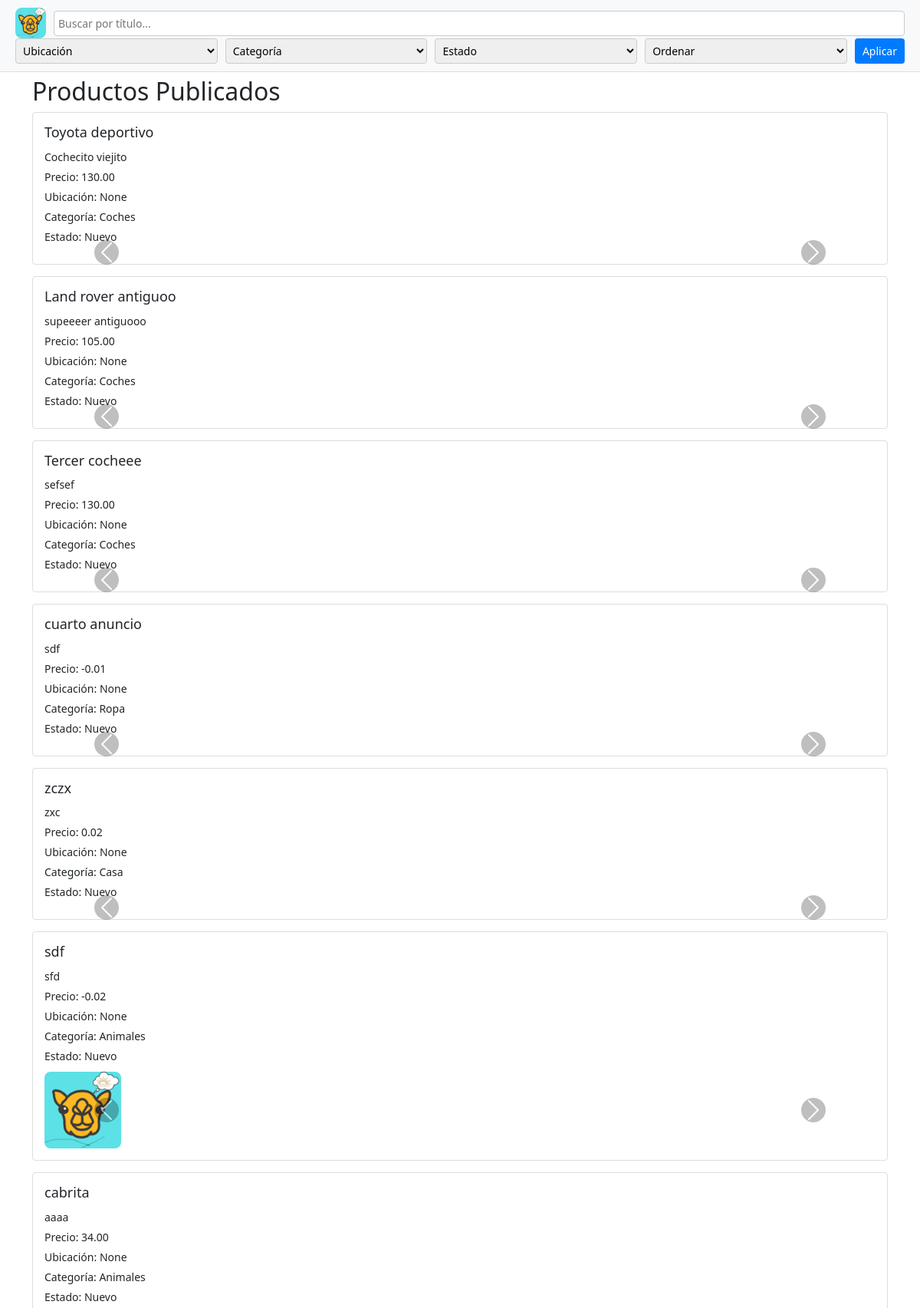
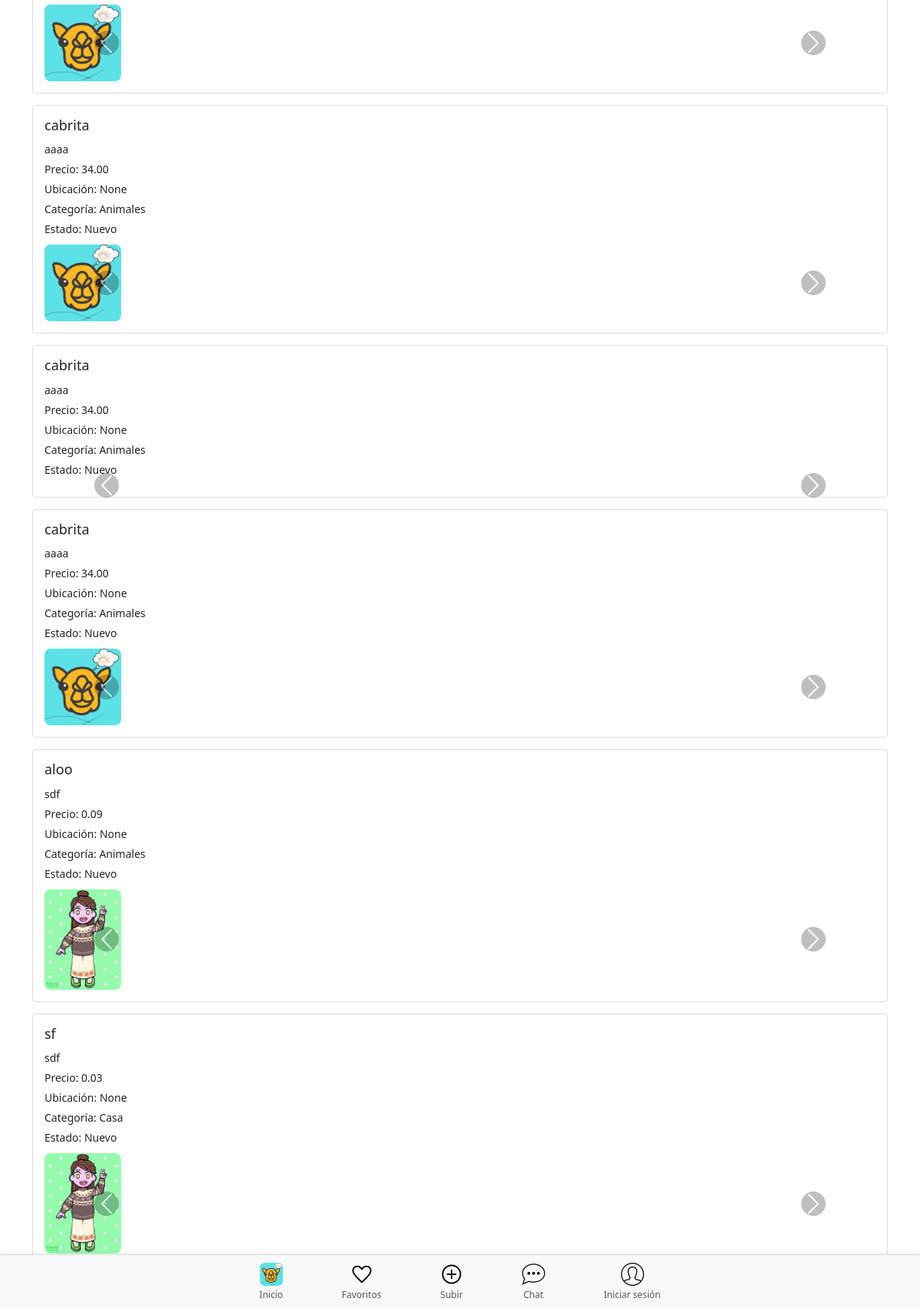
The page / on the database its author committed (2 pictures, top to bottom).
### anuncios/models.py (models this page shows, shortened)
class Producto(models.Model):
    titulo = models.CharField(max_length=200)
    descripcion = models.TextField()
    precio = models.DecimalField(max_digits=10, decimal_places=2)
    categoria = models.ForeignKey(Categoria, on_delete=models.CASCADE)
    usuario = models.ForeignKey(User, on_delete=models.CASCADE)
    ubicacion = models.CharField(
        max_length=200,
        choices=[
            ('Campamentos Saharauis', 'Campamentos Saharauis'),
            ('Tindouf', 'Tindouf'),
            ('Mauritania', 'Mauritania'),
            ('España', 'España')  # Solo estas opciones estarán disponibles
        ],
        blank=True,
        null=True
    )
    estado = models.CharField(
        max_length=15,
        choices=[
            ('Nuevo', 'Nuevo'),
            ('Segunda mano', 'Segunda mano')
        ],
        default='Nuevo'
    )
    fecha_publicacion = models.DateTimeField(
        auto_now_add=True
    )  # Campo de fecha

class Categoria(models.Model):
    nombre = models.CharField(max_length=100)

class Imagen(models.Model):
    producto = models.ForeignKey(
        Producto, on_delete=models.CASCADE, related_name='imagenes'
    )
    imagen = models.ImageField(upload_to='productos/')

### anuncios/views.py (the view)
# urls.py: path('', views.home, name='home'),  # Página principal de la app
def home(request):
    query = request.GET.get('q', '')  # Texto de búsqueda
    ubicacion = request.GET.get('ubicacion', '')  # Filtro por ubicación
    categoria_id = request.GET.get('categoria', '')  # Filtro por categoría
    estado = request.GET.get('estado', '')  # Filtro por estado
    orden = request.GET.get('orden', '')  # Filtro de orden
    productos = Producto.objects.prefetch_related('imagenes').all()
    if query:
        productos = productos.filter(titulo__icontains=query)
    if ubicacion:
        productos = productos.filter(ubicacion=ubicacion)
    if categoria_id:
        productos = productos.filter(categoria_id=categoria_id)
    if estado:
        productos = productos.filter(estado=estado)
    if orden == "precio_asc":
        productos = productos.order_by('precio')
    elif orden == "precio_desc":
        productos = productos.order_by('-precio')
    elif orden == "reciente":
        productos = productos.order_by('-fecha_publicacion')
    categorias = Categoria.objects.all()
    context = {
        'productos': productos,  # Lista de productos filtrados
        'query': query,  # Texto de búsqueda actual
        'ubicacion': ubicacion,  # Ubicación seleccionada
        'categoria_id': categoria_id,  # Categoría seleccionada
        'estado': estado,  # Estado seleccionado
        'orden': orden,  # Orden seleccionado
        'categorias': categorias,  # Todas las categorías disponibles
    }
    return render(request, 'home.html', context)

### templates/home.html (shortened to what this page needs)
<!DOCTYPE html>
<html lang="en">
<head>
    {% load static %}
    <link rel="stylesheet" href="{% static 'css/styles.css' %}">
    <link href="https://cdn.jsdelivr.net/npm/bootstrap@5.3.0-alpha1/dist/css/bootstrap.min.css" rel="stylesheet">
</head>
<body>
    <header id="header" class="header">
        <form method="get" action="" class="search-filters-form">
            <div class="row-top">
                <a href="/" class="logo">
                    <img src="{% static 'images/logo.png' %}" alt="logo">
                </a>
                <input type="text" name="q" placeholder="Buscar por título..." value="{{ query }}" class="search-input">
            </div>
            <div class="row-bottom">
                <select name="ubicacionn" class="custom-select">
                    <option value="">Ubicación</option>
                </select>
                <select name="categoria" class="custom-select">
                    <option value="">Categoría</option>
                </select>
                <select name="estado" class="custom-select">
                    <option value="">Estado</option>
                </select>
                <select name="orden" class="custom-select">
                    <option value="">Ordenar</option>
                </select>
                <button type="submit" class="apply-filters">Aplicar</button>
            </div>
        </form>
    </header>
    <main>
        <div class="container">
            <h2>Productos Publicados</h2>
            <div class="productos">
                {% if productos %}
                    {% for producto in productos %}
                    <div class="producto">
                        <h3>{{ producto.titulo }}</h3>
                        <p>{{ producto.descripcion }}</p>
                        <p>Precio: {{ producto.precio }}</p>
                        <p>Ubicación: {{ producto.ubicacion }}</p>
                        <p>Categoría: {{ producto.categoria.nombre }}</p>
                        <p>Estado: {{ producto.estado }}</p>
                        <div id="carousel{{ producto.id }}" class="carousel slide" data-bs-ride="carousel">
                            <div class="carousel-inner">
                                {% for imagen in producto.imagenes.all %}
                                <div class="carousel-item {% if forloop.first %}active{% endif %}">
                                    <img src="{{ imagen.imagen.url }}" class="d-block w-100" alt="{{ producto.titulo }}">
                                </div>
                                {% endfor %}
                            </div>
                            <button class="carousel-control-prev" type="button" data-bs-target="#carousel{{ producto.id }}" data-bs-slide="prev">
                                <span class="carousel-control-prev-icon" aria-hidden="true"></span>
                            </button>
                            <button class="carousel-control-next" type="button" data-bs-target="#carousel{{ producto.id }}" data-bs-slide="next">
                                <span class="carousel-control-next-icon" aria-hidden="true"></span>
                            </button>
                        </div>
                    </div>
                    {% endfor %}
                {% else %}
                    <p>No se encontraron productos.</p>
                {% endif %}
            </div>
        </div>
    </main>
    <footer class="footer">
        <div class="footer-icons">
            <a href="/" class="footer-icon">
                <img src="{% static 'images/icons/home.png' %}" alt="Inicio">
                <span>Inicio</span>
            </a>
            <a href="#" class="footer-icon">
                <img src="{% static 'images/icons/favorites.png' %}" alt="Favoritos">
                <span>Favoritos</span>
            </a>
            <a href="#" class="footer-icon">
                <img src="{% static 'images/icons/upload.png' %}" alt="Subir">
                <span>Subir</span>
            </a>
            <a href="#" class="footer-icon">
                <img src="{% static 'images/icons/chat.png' %}" alt="Chat">
                <span>Chat</span>
            </a>
            {% if user.is_authenticated %}
                <a href="{% url 'perfil' %}" class="footer-icon">
                    <img src="{% static 'images/icons/profile.png' %}" alt="Perfil">
                    <span>Perfil</span>
                </a>
            {% else %}
                <a href="{% url 'account_login' %}" class="footer-icon">
                    <img src="{% static 'images/icons/profile.png' %}" alt="Iniciar sesión">
                    <span>Iniciar sesión</span>
                </a>
            {% endif %}
        </div>
    </footer>
</body>
</html>

### static/css/styles.css (style rules this page uses)
* { margin: 0; padding: 0; box-sizing: border-box; }
body { font-family: Arial, sans-serif; background-color: #f4f4f4; color: #333; display: flex; flex-direction: column; min-height: 100vh; }
.header { background-color: #f8f9fa; padding: 10px 20px; border-bottom: 1px solid #ddd; display: flex; flex-direction: column; gap: 10px; position: fixed; width: 100%; z-index: 1000; top: 0; }
.row-top { display: flex; align-items: center; gap: 10px; }
.logo img { height: 40px; }
.search-input { flex: 1; padding: 5px; font-size: 14px; border: 1px solid #ccc; border-radius: 4px; }
.row-bottom { display: flex; flex-wrap: wrap; gap: 10px; }
.custom-select { flex: 1; min-width: 120px; padding: 5px; font-size: 14px; border: 1px solid #ccc; border-radius: 4px; }
.apply-filters { padding: 5px 10px; font-size: 14px; background-color: #007bff; color: white; border: none; border-radius: 4px; cursor: pointer; }
.container { max-width: 1200px; margin: 20px auto; padding: 20px; flex: 1; margin-top: 80px; }
.producto { border: 1px solid #ddd; border-radius: 4px; padding: 15px; margin-bottom: 15px; background-color: #fff; }
.producto img { max-width: 100px; margin-right: 10px; }
.producto h3 { font-size: 18px; margin-bottom: 10px; }
.producto p { font-size: 14px; margin-bottom: 5px; }
.footer { background-color: #f8f9fa; padding: 10px 20px; border-top: 1px solid #ddd; text-align: center; display: flex; justify-content: center; position: fixed; bottom: 0; left: 0; width: 100%; z-index: 1000; box-shadow: 0 -1px 5px rgba(0, 0, 0, 0.1); }
.footer-icons { display: flex; justify-content: space-around; align-items: center; width: 100%; max-width: 600px; margin: 0 auto; }
.footer-icon { display: flex; flex-direction: column; align-items: center; text-decoration: none; text-align: center; }
.footer-icon img { height: 30px; cursor: pointer; margin-bottom: 5px; }
.footer-icon span { font-size: 12px; color: #555; line-height: 1.2; text-align: center; white-space: nowrap; }
.carousel { margin-top: 10px; }
.carousel img { max-height: 300px; object-fit: cover; border-radius: 8px; }
.carousel-control-prev-icon, .carousel-control-next-icon { background-color: rgba(0, 0, 0, 0.5); border-radius: 50%; }

### rows shown on the page
Producto: titulo "Toyota deportivo", descripcion "Cochecito viejito", precio "130.00", ubicacion "None", categoria.nombre "Coches", estado "Nuevo"
Producto: titulo "Land rover antiguoo", descripcion "supeeeer antiguooo", precio "105.00", ubicacion "None", categoria.nombre "Coches", estado "Nuevo"
Producto: titulo "Tercer cocheee", descripcion "sefsef", precio "130.00", ubicacion "None", categoria.nombre "Coches", estado "Nuevo"
Producto: titulo "cuarto anuncio", descripcion "sdf", precio "-0.01", ubicacion "None", categoria.nombre "Ropa", estado "Nuevo"
Producto: titulo "zczx", descripcion "zxc", precio "0.02", ubicacion "None", categoria.nombre "Casa", estado "Nuevo"
Producto: titulo "sdf", descripcion "sfd", precio "-0.02", ubicacion "None", categoria.nombre "Animales", estado "Nuevo"
Imagen: imagen (picture)
Producto: titulo "cabrita", descripcion "aaaa", precio "34.00", ubicacion "None", categoria.nombre "Animales", estado "Nuevo"
Imagen: imagen (picture)
Producto: titulo "cabrita", descripcion "aaaa", precio "34.00", ubicacion "None", categoria.nombre "Animales", estado "Nuevo"
Imagen: imagen (picture)
Producto: titulo "cabrita", descripcion "aaaa", precio "34.00", ubicacion "None", categoria.nombre "Animales", estado "Nuevo"
Producto: titulo "cabrita", descripcion "aaaa", precio "34.00", ubicacion "None", categoria.nombre "Animales", estado "Nuevo"
Imagen: imagen (picture)
Producto: titulo "aloo", descripcion "sdf", precio "0.09", ubicacion "None", categoria.nombre "Animales", estado "Nuevo"
Imagen: imagen (picture)
Producto: titulo "sf", descripcion "sdf", precio "0.03", ubicacion "None", categoria.nombre "Casa", estado "Nuevo"
Imagen: imagen (picture)
